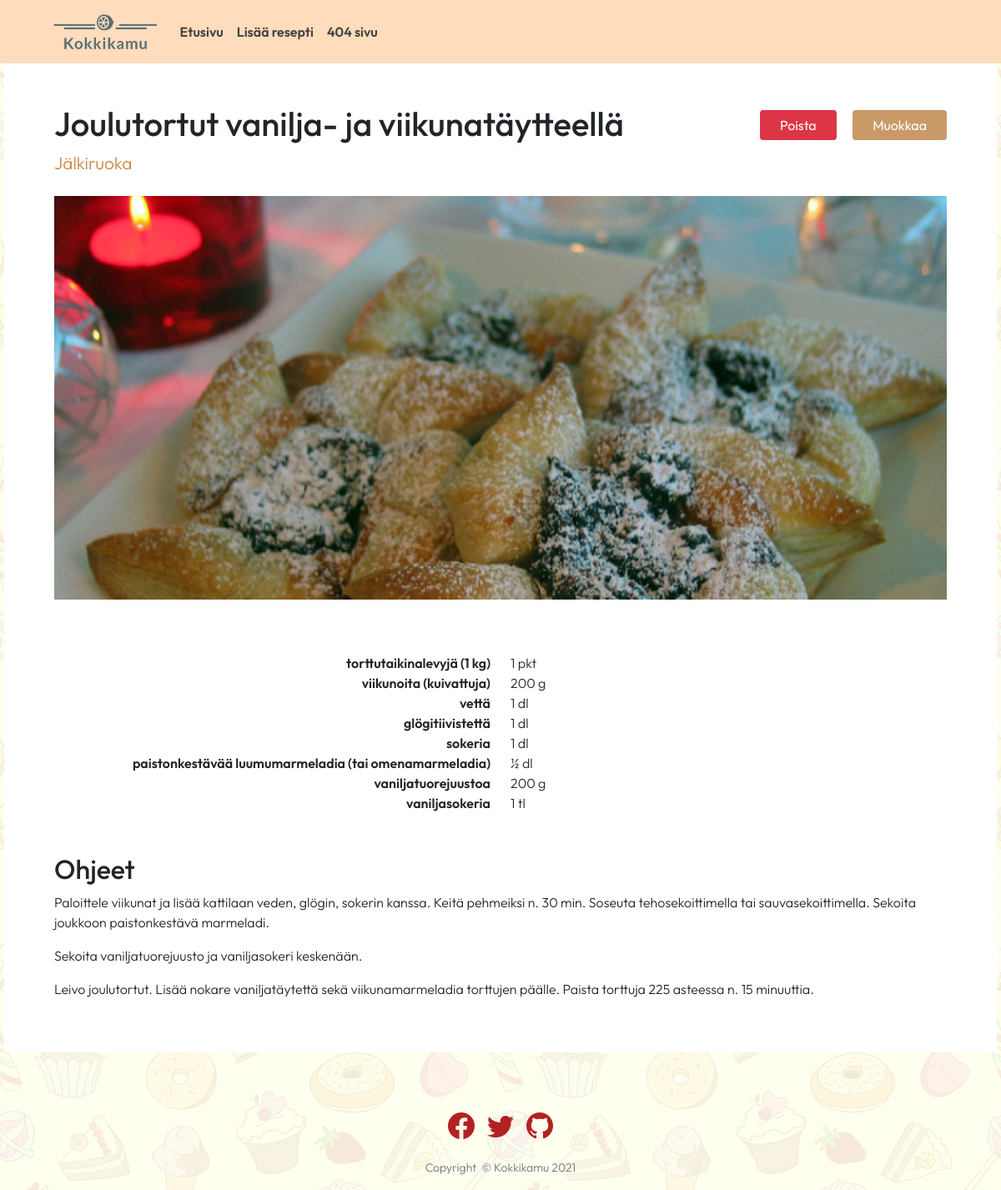
Screenshot of /resepti/4/ with the database file from the repository.
### resepti_app/models.py (models this page shows, shortened)
class Recipe(models.Model):
    headline = models.CharField(max_length=300)
    body_text = RichTextField(blank=True, null=True)
    image = models.ImageField(upload_to='images/')
    categoryFK = models.ForeignKey(Category, on_delete=models.CASCADE, blank=True, null=True) #SET_DEFAULT , to_field='name'
    basic_ingredient = models.ManyToManyField(Basic_ingredient, related_name='recipes', blank=True) # recipe_set

class Category(models.Model):
    cat_name = models.CharField(max_length=200)
    def __str__(self):
        return self.cat_name

class Recipe_Ingredient(models.Model):
    recipe = models.ForeignKey(Recipe, on_delete=models.CASCADE, blank=True, null=True)
    ing_name = models.CharField(max_length=200)
    ingredient = models.ForeignKey(Ingredient, on_delete=models.CASCADE, blank=True, null=True)
    amount = models.CharField(max_length=50)
    class Meta:
        ordering = ('id',)
    def __str__(self):
        return self.amount

class Ingredient(models.Model):
    ing_name = models.CharField(max_length=200, unique=True)
    class Meta:
        ordering = ('ing_name',)
    def __str__(self):
        return self.ing_name

### resepti_app/views.py (the view)
# urls.py: path('resepti/<int:idx>/', views.resepti, name = 'resepti'),
def resepti(request, idx):
    recipe_ingredients = Recipe_Ingredient.objects.filter(recipe_id=idx)
    print(recipe_ingredients)
    recipe = Recipe.objects.get(id=idx)
    context = {
        'recipe': recipe,
        'recipe_ingredients': recipe_ingredients,
    }
    return render(request, 'resepti_app/resepti.html', context)

### resepti_app/templates/resepti_app/resepti.html (shortened to what this page needs)
{% extends "resepti_app/base.html" %}
{% load static %}
{% block content %}
<div class="content_warp_recipe">
    <div class="row mb-5 px-5" style="background-color: white;">
            <div class="d-inline-block d-flex justify-content-between mt-5 mb-2">
                <div>
                    <h1>{{recipe.headline}}</h1>
                    <a class="cat_link" href="{% url 'search_category' recipe.categoryFK_id %}"><p>{{recipe.categoryFK}}</p></a>
                </div>
                <div>
                    <a href="{% url 'poista_resepti' recipe.id %}" class="btn btn-danger px-4 my-2 mx-3" style="border: 0;">
                        Poista
                    </a>
                    <a href="{% url 'edit_resepti' recipe.id %}" class="btn btn-success px-4 my-2 btn_bgcolor">
                        Muokkaa
                    </a>
                </div>
            </div>
        <img src="{{recipe.image.url}}" alt="kuva" class="pb-3 img_crop">
        <div class="my-5">
        {% for ing_amount in recipe_ingredients %}
            <div class="row">
                <div class="col" style="text-align: right; font-weight: 600;">
                    {{ ing_amount.ingredient }}
                </div>
                <div class="col">
                    {{ ing_amount.amount }}
                </div>
            </div>
        {% endfor %}
        </div>
        <div class="mb-5">
            <h2>Ohjeet</h2>
            <span>
                {{recipe.body_text|safe}}
            </span>
        </div>
    </div>
</div>
{% endblock %}

### resepti_app/static/resepti_app/main.css (style rules this page uses)
body { font-family: "Outfit"; font-weight: 300; min-width: 360px; background: linear-gradient(0deg, rgba(255, 255, 239, 0.9), rgba(255, 255, 239, 0.90)), url('pics/patterni-konfeti.png'); }
.img_crop { width: 100%; height: 500px; object-fit: cover; object-position: 0% 20%; }
.cat_link, .cat_link:hover, .cat_link:visited { color:peru; font-size: 1.3em; text-decoration: none; }
.content_warp_recipe { max-width: 1190px; }
.btn_bgcolor, .btn_bgcolor:hover, .btn_bgcolor:active, .btn_bgcolor:active:focus { background-color:#ca9968 !important; border: #ca9968 !important; box-shadow: none !important; color: white !important; }

### resepti_app/static/resepti_app/search.css (style rules this page uses)
.col { max-width: 1000px; }

### rows the page displays
Recipe: headline "Joulutortut vanilja- ja viikunatäytteellä", categoryFK "Jälkiruoka", image (picture), body_text "Paloittele viikunat ja lisää kattilaan veden, glögin, sokerin kanssa. Keitä pehmeiksi n. 30 min. Soseuta tehosekoittimella tai sauvasekoittimella. Sekoita joukkoon paistonkestävä marmeladi. Sekoita vaniljatuorejuusto ja vaniljasokeri keskenään. Leivo joulutortut. Lisää nokare vaniljatäytettä sekä viikunamarmeladia torttujen päälle. Paista torttuja 225 asteessa n. 15 minuuttia."
Recipe_Ingredient: ingredient "torttutaikinalevyjä (1 kg)", amount "1 pkt"
Recipe_Ingredient: ingredient "viikunoita (kuivattuja)", amount "200 g"
Recipe_Ingredient: ingredient "vettä", amount "1 dl"
Recipe_Ingredient: ingredient "glögitiivistettä", amount "1 dl"
Recipe_Ingredient: ingredient "sokeria", amount "1 dl"
Recipe_Ingredient: ingredient "paistonkestävää luumumarmeladia (tai omenamarmeladia)", amount "½ dl"
Recipe_Ingredient: ingredient "vaniljatuorejuustoa", amount "200 g"
Recipe_Ingredient: ingredient "vaniljasokeria", amount "1 tl"
